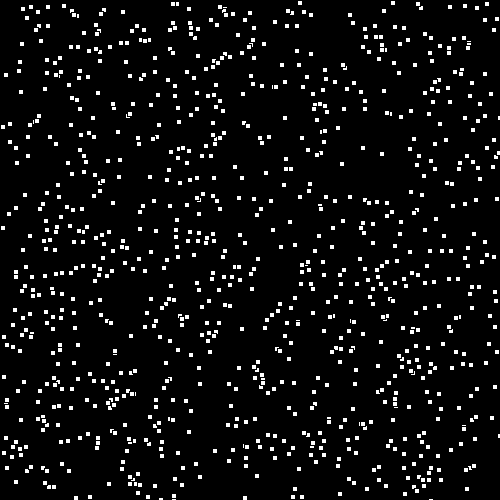
Frame 1 (no input)
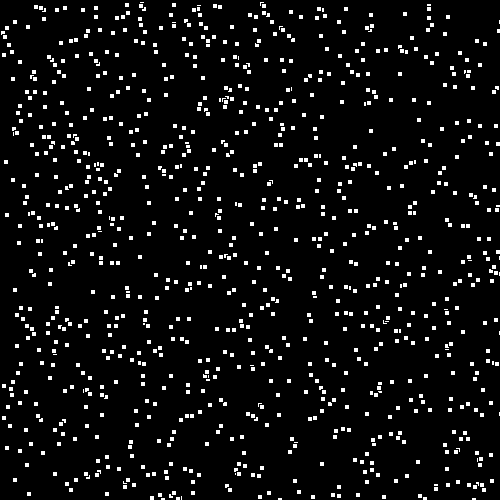
Frame 60 (the mouse pressed at the canvas centre just before this capture)
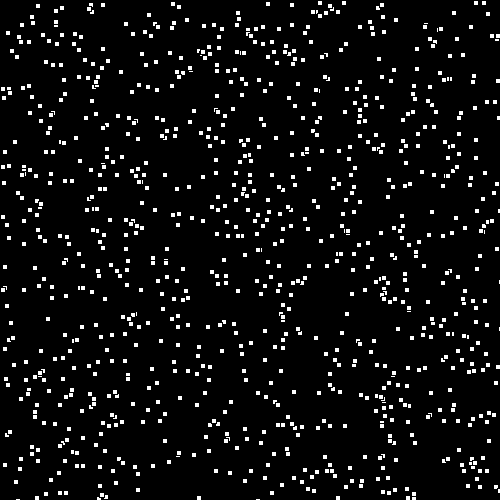
Frame 120 (the mouse held since frame 60 and released just before this capture)

The Processing sketch that drew these frames (run headless with seeded random() and noise(); from frame 60 on, the mouse is pressed at the canvas centre):

// Processing sketch: figurasUbicAleatorias
// ── figurasUbicAleatorias.pde
int cantidad = 1000;
void setup() {
  size(500, 500);
  
}
void draw() {
  background(0);

  for (int i=0; i<cantidad; i++) {
    float x = random(width);
    float y = random(height);
    rect(x, y, 5, 5);
    //rect(random(width), random(height), 5, 5); // otra manera de escribir lo mismo
  }
  println(frameRate);
}
